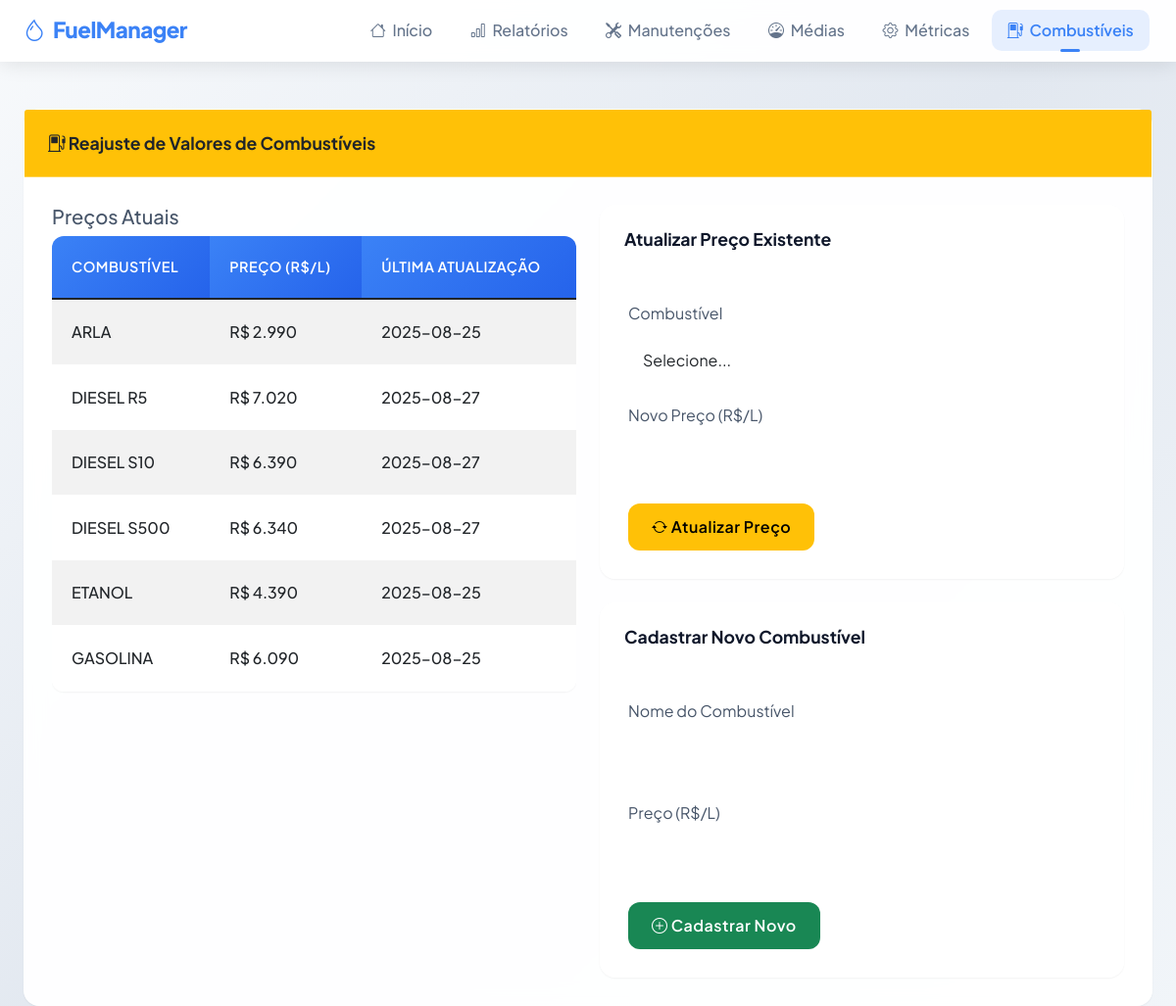
Page /reajuste-combustiveis on the committed database.
### tables this page shows
CREATE TABLE precos_combustivel (
        id INTEGER PRIMARY KEY AUTOINCREMENT,
        combustivel TEXT NOT NULL UNIQUE,
        preco REAL NOT NULL,
        data_atualizacao TEXT NOT NULL
    );

### app.py (the view, shortened to what this page needs)
@app.route('/reajuste-combustiveis', methods=['GET', 'POST'])
def reajuste_combustiveis():
    precos = obter_precos_combustivel()
    return render_template('reajuste_combustiveis.html', precos=precos, active_page='combustiveis')

### app.py (called while the page is built)
@app.context_processor
def inject_now():
    return {'now': datetime.now()}

### database.py (called while the page is built)
def obter_precos_combustivel():
    conn = sqlite3.connect('abastecimentos.db')
    query = "SELECT combustivel, preco, data_atualizacao FROM precos_combustivel ORDER BY combustivel"
    df = pd.read_sql(query, conn)
    conn.close()
    return df.to_dict('records')

### templates/reajuste_combustiveis.html (shortened to what this page needs)
{% extends "base.html" %}
{% block content %}
<div class="card">
    <div class="card-header bg-warning text-dark">
        <i class="bi bi-fuel-pump"></i> Reajuste de Valores de Combustíveis
    </div>
    <div class="card-body">
        <div class="row">
            <div class="col-md-6">
                <h5>Preços Atuais</h5>
                <div class="table-responsive">
                    <table class="table table-striped">
                        <thead>
                            <tr>
                                <th>Combustível</th>
                                <th>Preço (R$/L)</th>
                                <th>Última Atualização</th>
                            </tr>
                        </thead>
                        <tbody>
                            {% for preco in precos %}
                            <tr>
                                <td>{{ preco.combustivel }}</td>
                                <td>R$ {{ "%.3f"|format(preco.preco) }}</td>
                                <td>{{ preco.data_atualizacao }}</td>
                            </tr>
                            {% endfor %}
                        </tbody>
                    </table>
                </div>
            </div>
            <div class="col-md-6">
                <div class="card mb-4">
                    <div class="card-header">Atualizar Preço Existente</div>
                    <div class="card-body">
                        <form method="POST" action="/reajuste-combustiveis">
                            <div class="mb-3">
                                <label class="form-label">Combustível</label>
                                <select class="form-select" name="combustivel" required>
                                    <option value="">Selecione...</option>
                                </select>
                            </div>
                            <div class="mb-3">
                                <label class="form-label">Novo Preço (R$/L)</label>
                                <input type="number" step="0.001" class="form-control" name="novo_preco" required>
                            </div>
                            <button type="submit" class="btn btn-warning">
                                <i class="bi bi-arrow-repeat"></i> Atualizar Preço
                            </button>
                        </form>
                    </div>
                </div>
                <div class="card">
                    <div class="card-header">Cadastrar Novo Combustível</div>
                    <div class="card-body">
                        <form method="POST" action="/reajuste-combustiveis">
                            <div class="mb-3">
                                <label class="form-label">Nome do Combustível</label>
                                <input type="text" class="form-control" name="novo_combustivel" required>
                            </div>
                            <div class="mb-3">
                                <label class="form-label">Preço (R$/L)</label>
                                <input type="number" step="0.001" class="form-control" name="novo_preco" required>
                            </div>
                            <button type="submit" class="btn btn-success">
                                <i class="bi bi-plus-circle"></i> Cadastrar Novo
                            </button>
                        </form>
                    </div>
                </div>
            </div>
        </div>
    </div>
</div>
{% endblock %}

### templates/base.html (style rules this page uses)
:root { --primary: #3b82f6; --primary-dark: #2563eb; --secondary: #94a3b8; --success: #22c55e; --warning: #f97316; --danger: #ef4444; --light: #f1f5f9; --dark: #0f172a; --border: #cbd5e1; --card-shadow: 0 1px 2px rgba(0, 0, 0, 0.05); --hover-shadow: 0 8px 25px rgba(0, 0, 0, 0.1); --glass: rgba(255, 255, 255, 0.95); }
body { font-family: 'Plus Jakarta Sans', sans-serif; background: linear-gradient(135deg, #f8fafc 0%, #e2e8f0 100%); color: #475569; line-height: 1.6; min-height: 100vh; }
.card { border: none; border-radius: 16px; box-shadow: var(--card-shadow); transition: all 0.4s cubic-bezier(0.4, 0, 0.2, 1); background: var(--glass); backdrop-filter: blur(10px); border: 1px solid rgba(255, 255, 255, 0.2); }
.card-header { background: transparent; color: var(--dark); border: none; border-bottom: 1px solid rgba(255, 255, 255, 0.3); padding: 1.25rem 1.5rem; font-weight: 700; font-size: 1.1rem; }
.card-body { padding: 1.75rem; }
.btn { border-radius: 12px; font-weight: 600; padding: 0.75rem 1.5rem; transition: all 0.3s cubic-bezier(0.4, 0, 0.2, 1); border: none; letter-spacing: 0.5px; }
.table { border-radius: 12px; overflow: hidden; box-shadow: var(--card-shadow); background: var(--glass); backdrop-filter: blur(10px); }
.table th { background: linear-gradient(135deg, var(--primary), var(--primary-dark)); color: white; font-weight: 600; border: none; padding: 1.25rem; font-size: 0.9rem; text-transform: uppercase; letter-spacing: 0.5px; }
.table td { padding: 1.25rem; border-color: rgba(255, 255, 255, 0.3); vertical-align: middle; font-weight: 500; }
.form-control, .form-select { border: 1px solid rgba(255, 255, 255, 0.3); border-radius: 12px; padding: 0.875rem; transition: all 0.3s ease; background: rgba(255, 255, 255, 0.8); }
.gradient-bg { background: linear-gradient(135deg, #f8fafc 0%, #e2e8f0 50%, #f1f5f9 100%); }

### rows in the picture
precos_combustivel: combustivel "ARLA", preco "2.990", data_atualizacao "2025-08-25"
precos_combustivel: combustivel "DIESEL R5", preco "7.020", data_atualizacao "2025-08-27"
precos_combustivel: combustivel "DIESEL S10", preco "6.390", data_atualizacao "2025-08-27"
precos_combustivel: combustivel "DIESEL S500", preco "6.340", data_atualizacao "2025-08-27"
precos_combustivel: combustivel "ETANOL", preco "4.390", data_atualizacao "2025-08-25"
precos_combustivel: combustivel "GASOLINA", preco "6.090", data_atualizacao "2025-08-25"
